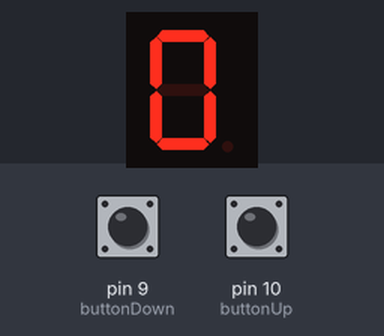
Simulated run of this sketch. Board: Arduino Uno, built with avr-gcc and run on an emulated ATmega328P. On the bench: 1-digit seven-segment display. Wiring (inferred from the names in the program): 1-digit 7-segment display, segments lit when HIGH: segments pin 2, pin 3, pin 4, pin 5, pin 6, pin 7, pin 8. The test bench sets the inputs (shaded band); at power-on: pin 10 (buttonUp) LOW, pin 9 (buttonDown) LOW. The segment pins are drawn as the display they are named for.

Above: at 1.2 s.
1.3 s: pin 10 (buttonUp) pulled HIGH for 1 s
At 3.1 s:
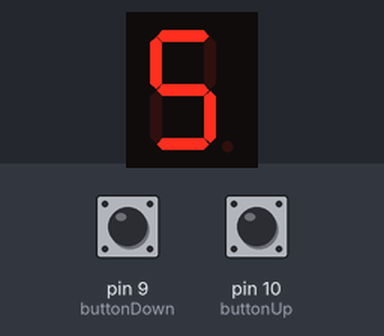
3.8 s: pin 10 (buttonUp) pulled HIGH for 0.15 s
At 4.3 s:
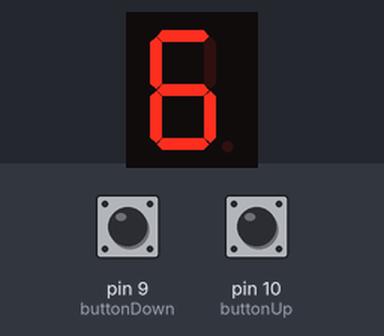
Timing chart, 0 to 6.8 s (numbered marks = the images above; inputs shaded):
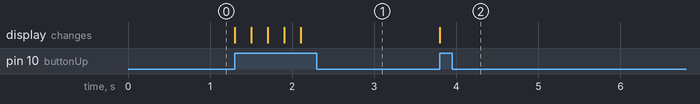

Measured:
- after the input at 1.3 s, the display: first changes at once (image 1 shows a later state)
- after the input at 3.8 s, the display: changes at once (image 2)

The sketch:

lab_exercise_2.ino
```cpp
int buttonUp = 10;
int buttonDown = 9;

int counter = 0;

int a = 2;
int b = 3;
int c = 4;
int d = 5;
int e = 6;
int f = 7;
int g = 8;

unsigned long lastDebounceUp = 0;
unsigned long lastDebounceDown = 0;
const unsigned long debounceDelay = 200; // ms

void setup() {
  pinMode(buttonUp, INPUT);
  pinMode(buttonDown, INPUT);

  pinMode(a, OUTPUT);
  pinMode(b, OUTPUT);
  pinMode(c, OUTPUT);
  pinMode(d, OUTPUT);
  pinMode(e, OUTPUT);
  pinMode(f, OUTPUT);
  pinMode(g, OUTPUT);

  displayNumber(counter);
}

void loop() {

  if (digitalRead(buttonUp) == HIGH && (millis() - lastDebounceUp > debounceDelay)) {
    if (counter < 9) {
      counter++;
    }
    displayNumber(counter);
    lastDebounceUp = millis();
  }


  if (digitalRead(buttonDown) == HIGH && (millis() - lastDebounceDown > debounceDelay)) {
    if (counter > 0) {
      counter--;
    }
    displayNumber(counter);
    lastDebounceDown = millis();
  }
}

void displayNumber(int num) {
  switch(num) {
    case 0:
      digitalWrite(a,HIGH); digitalWrite(b,HIGH); digitalWrite(c,HIGH);
      digitalWrite(d,HIGH); digitalWrite(e,HIGH); digitalWrite(f,HIGH);
      digitalWrite(g,LOW);
      break;
    case 1:
      digitalWrite(a,LOW); digitalWrite(b,HIGH); digitalWrite(c,HIGH);
      digitalWrite(d,LOW); digitalWrite(e,LOW); digitalWrite(f,LOW);
      digitalWrite(g,LOW);
      break;
    case 2:
      digitalWrite(a,HIGH); digitalWrite(b,HIGH); digitalWrite(c,LOW);
      digitalWrite(d,HIGH); digitalWrite(e,HIGH); digitalWrite(f,LOW);
      digitalWrite(g,HIGH);
      break;
    case 3:
      digitalWrite(a,HIGH); digitalWrite(b,HIGH); digitalWrite(c,HIGH);
      digitalWrite(d,HIGH); digitalWrite(e,LOW); digitalWrite(f,LOW);
      digitalWrite(g,HIGH);
      break;
    case 4:
      digitalWrite(a,LOW); digitalWrite(b,HIGH); digitalWrite(c,HIGH);
      digitalWrite(d,LOW); digitalWrite(e,LOW); digitalWrite(f,HIGH);
      digitalWrite(g,HIGH);
      break;
    case 5:
      digitalWrite(a,HIGH); digitalWrite(b,LOW); digitalWrite(c,HIGH);
      digitalWrite(d,HIGH); digitalWrite(e,LOW); digitalWrite(f,HIGH);
      digitalWrite(g,HIGH);
      break;
    case 6:
      digitalWrite(a,HIGH); digitalWrite(b,LOW); digitalWrite(c,HIGH);
      digitalWrite(d,HIGH); digitalWrite(e,HIGH); digitalWrite(f,HIGH);
      digitalWrite(g,HIGH);
      break;
    case 7:
      digitalWrite(a,HIGH); digitalWrite(b,HIGH); digitalWrite(c,HIGH);
      digitalWrite(d,LOW); digitalWrite(e,LOW); digitalWrite(f,LOW);
      digitalWrite(g,LOW);
      break;
    case 8:
      digitalWrite(a,HIGH); digitalWrite(b,HIGH); digitalWrite(c,HIGH);
      digitalWrite(d,HIGH); digitalWrite(e,HIGH); digitalWrite(f,HIGH);
      digitalWrite(g,HIGH);
      break;
    case 9:
      digitalWrite(a,HIGH); digitalWrite(b,HIGH); digitalWrite(c,HIGH);
      digitalWrite(d,HIGH); digitalWrite(e,LOW); digitalWrite(f,HIGH);
      digitalWrite(g,HIGH);
      break;
  }
}
```
